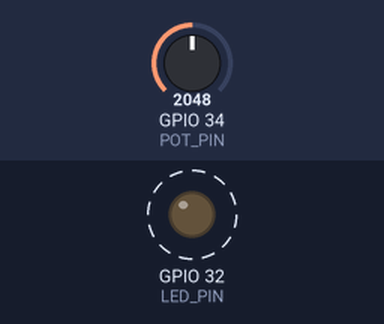
Recording of a sketch running on a simulated ESP32. Shown: output pins drawn as LEDs (lit = HIGH). Dashed ring = blinking. The inputs (shaded band) are chosen by the test bench; at power-on: GPIO 34 (POT_PIN) = 2048 (analog values on the 0–4095 scale). Random numbers use the default seed unless the sketch sets one; what the sketch prints to the serial monitor is not drawn.

Above: at 0.05 s.
Timing chart, 0 to 3.0 s (numbered marks = the images above):
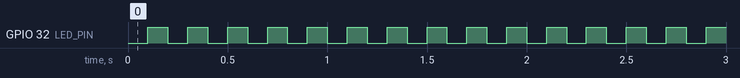

Measured:
- by itself, GPIO 32 (LED_PIN): alternates HIGH for 0.10 s and LOW for 0.10 s

The sketch:

Timer_Ticker.ino
```cpp
#include <Ticker.h>

#define LED_PIN 32
#define POT_PIN 34

Ticker blinker;

void ticker_handler(void){
  Serial.printf("time = %d \n\r",millis());
  digitalWrite(LED_PIN, !digitalRead(LED_PIN));
}

void setup() {
  Serial.begin(115200);
  pinMode(LED_PIN, OUTPUT);
  analogReadResolution(12);
  blinker.attach(0.1, ticker_handler);
}

void loop() {
  int max_i = random(1,1000);
  for(int i=0;i<max_i;i++){
    int analogValue = analogRead(POT_PIN);
  }
  delay(100);
}
```
